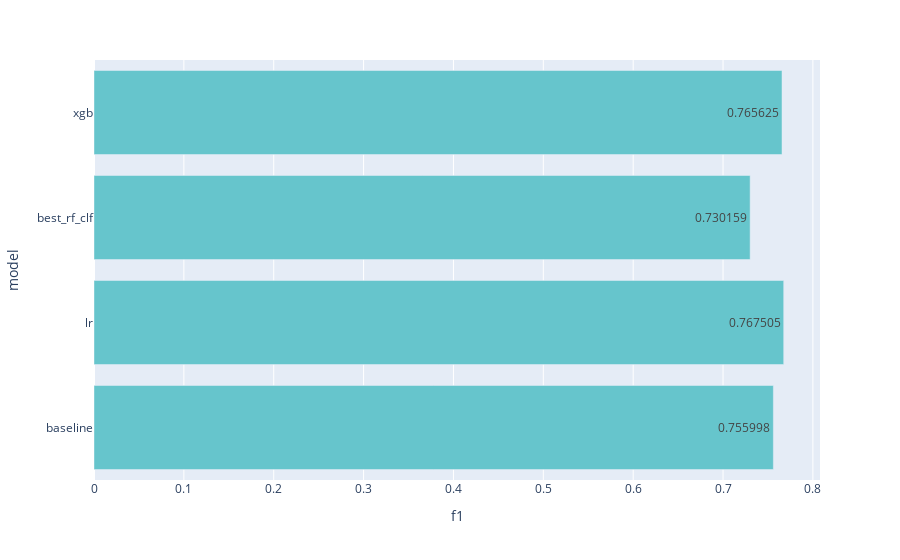

The notebook cell this image was saved under:
### Code cell
px.bar(scores_df, x="f1", y="model", orientation="h", text=scores_df["f1"].round(6), color_discrete_sequence=px.colors.qualitative.Pastel)

### Figure 1 — Plotly figure (JSON) as saved in the notebook; plotly's stock layout.template omitted (floating-point values rounded to 4 significant figures)
{"data": [{"alignmentgroup": "True", "hovertemplate": "f1=%{x}<br>model=%{y}<br>text=%{text}<extra></extra>", "legendgroup": "", "marker": {"color": "rgb(102, 197, 204)", "pattern": {"shape": ""}}, "name": "", "offsetgroup": "", "orientation": "h", "showlegend": false, "text": [0.756, 0.7675, 0.7302, 0.7656], "textposition": "auto", "type": "bar", "x": [0.756, 0.7675, 0.7302, 0.7656], "xaxis": "x", "y": ["baseline", "lr", "best_rf_clf", "xgb"], "yaxis": "y"}], "layout": {"barmode": "relative", "legend": {"tracegroupgap": 0}, "margin": {"t": 60}, "xaxis": {"anchor": "y", "domain": [0, 1], "title": {"text": "f1"}}, "yaxis": {"anchor": "x", "domain": [0, 1], "title": {"text": "model"}}}}
